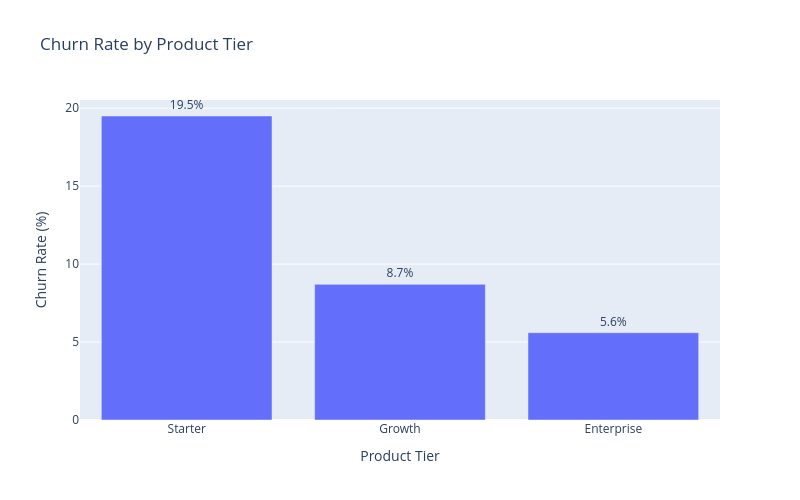

Notebook source saved alongside this figure:
### Code cell
# churn rate by product tiers
tiers = df['product_tier'].unique()
# change the order of disply to match intuition
order = ['Starter', 'Growth', 'Enterprise']
tiers = sorted(tiers, key=lambda x: order.index(x))

churn_rates = []
for tier in tiers:
    tier = df[df['product_tier']==tier]
    churn = tier[tier['is_churned'] == 1]
    churn_rate = 100*(len(churn)/len(tier))
    churn_rates.append(round(churn_rate, 1))

plot_df = pd.DataFrame({'Product Tier': tiers,'Churn Rate (%)': churn_rates})

fig = px.bar(plot_df, x='Product Tier', y='Churn Rate (%)', title='Churn Rate by Product Tier', text='Churn Rate (%)')
fig.update_traces(texttemplate='%{text:.1f}%', textposition='outside')
fig.update_layout(yaxis_title='Churn Rate (%)', xaxis_title='Product Tier', width=800, height=500)
fig.show()

### Figure 1 — Plotly figure (JSON) as saved in the notebook; plotly's stock layout.template omitted (floating-point values rounded to 4 significant figures)
{"data": [{"hovertemplate": "Product Tier=%{x}<br>Churn Rate (%)=%{text}<extra></extra>", "legendgroup": "", "marker": {"color": "#636efa", "pattern": {"shape": ""}}, "name": "", "orientation": "v", "showlegend": false, "text": [19.5, 8.7, 5.6], "textposition": "outside", "texttemplate": "%{text:.1f}%", "type": "bar", "x": ["Starter", "Growth", "Enterprise"], "xaxis": "x", "y": [19.5, 8.7, 5.6], "yaxis": "y"}], "layout": {"barmode": "relative", "height": 500, "legend": {"tracegroupgap": 0}, "title": {"text": "Churn Rate by Product Tier"}, "width": 800, "xaxis": {"anchor": "y", "domain": [0, 1], "title": {"text": "Product Tier"}}, "yaxis": {"anchor": "x", "domain": [0, 1], "title": {"text": "Churn Rate (%)"}}}}
